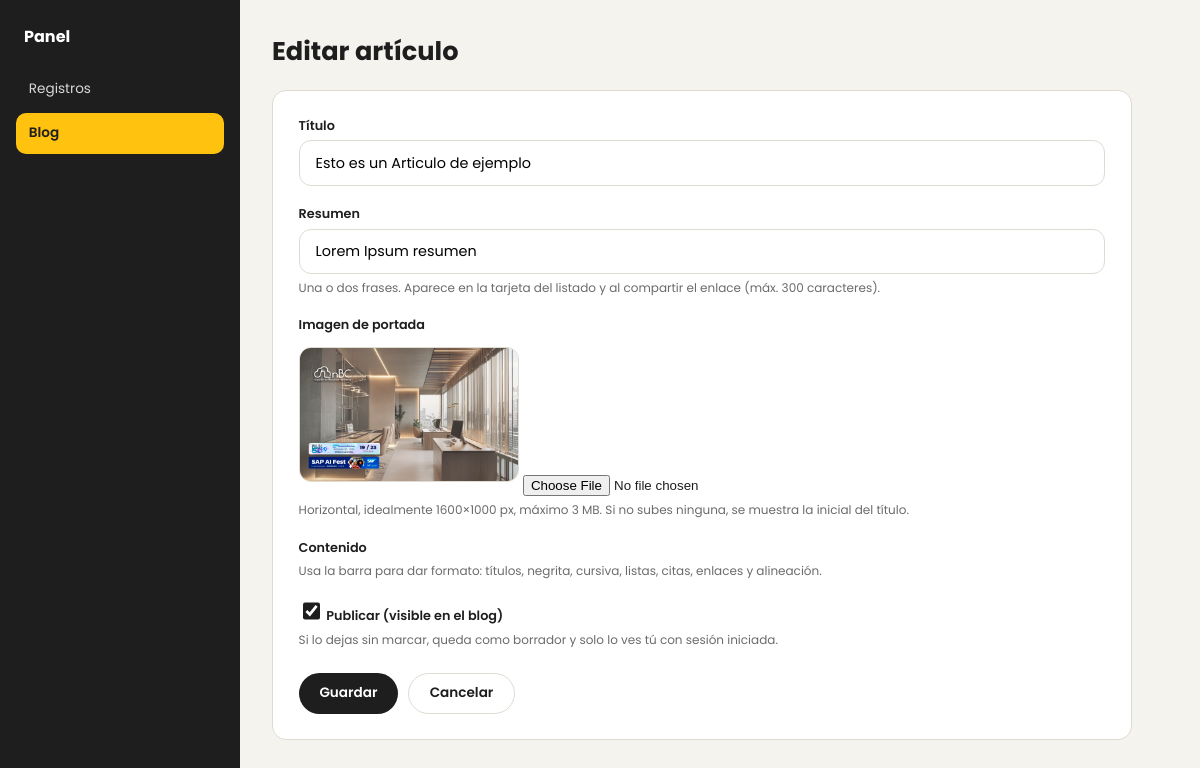
Screenshot of /panel/blog/4/editar/ (signed in) with the database file from the repository.
### app/models.py (models this page shows, shortened)
class Post(models.Model):
    titulo = models.CharField(max_length=200)
    slug = models.SlugField(max_length=220, unique=True, blank=True)
    resumen = models.CharField(max_length=300)
    portada = models.ImageField(upload_to="blog/", blank=True)
    contenido = models.TextField()
    publicado = models.BooleanField(default=False)
    fecha_publicacion = models.DateTimeField(null=True, blank=True)
    autor = models.ForeignKey(
        settings.AUTH_USER_MODEL, null=True, blank=True,
        on_delete=models.SET_NULL, related_name="posts",
    )
    creado = models.DateTimeField(auto_now_add=True)
    actualizado = models.DateTimeField(auto_now=True)
    class Meta:
        ordering = ["-fecha_publicacion", "-creado"]

### app/views.py (the view, shortened to what this page needs)
# urls.py: path("panel/blog/<int:pk>/editar/", views.panel_blog_form, name="panel_blog_editar"),
@solo_staff
def panel_blog_form(request, pk=None):
    post = get_object_or_404(Post, pk=pk) if pk else None
    form = PostForm(request.POST or None, request.FILES or None, instance=post)
    return render(request, "panel_blog_form.html", {"form": form, "post": post})

### app/forms.py (shortened to what this page needs)
class PostForm(forms.ModelForm):
    class Meta:
        model = Post
        fields = ["titulo", "resumen", "portada", "contenido", "publicado"]

### app/templates/panel_blog_form.html (shortened to what this page needs)
{% extends "panel_base.html" %}
{% block nav_blog %}activa{% endblock %}
{% block contenido %}
  <link href="https://cdn.jsdelivr.net/npm/quill@1.3.7/dist/quill.snow.css" rel="stylesheet">
  <div class="encabezado"><h2>{% if post %}Editar artículo{% else %}Nuevo artículo{% endif %}</h2></div>
  <form class="form" method="post" enctype="multipart/form-data" id="form-post">
    <div class="campo">
      <label for="{{ form.titulo.id_for_label }}">Título</label>
      {{ form.titulo }}
    </div>
    <div class="campo">
      <label for="{{ form.resumen.id_for_label }}">Resumen</label>
      {{ form.resumen }}
      <p class="ayuda">Una o dos frases. Aparece en la tarjeta del listado y al compartir el enlace (máx. 300 caracteres).</p>
    </div>
    <div class="campo">
      <label for="{{ form.portada.id_for_label }}">Imagen de portada</label>
      {% if post and post.portada %}<img class="actual" src="{{ post.portada.url }}" alt="Portada actual">{% endif %}
      <input type="file" name="portada" id="{{ form.portada.id_for_label }}" accept="image/*">
      <p class="ayuda">Horizontal, idealmente 1600×1000 px, máximo 3 MB. Si no subes ninguna, se muestra la inicial del título.</p>
    </div>
    <div class="campo">
      <span class="etiqueta" id="lbl-contenido">Contenido</span>
      <p class="ayuda">Usa la barra para dar formato: títulos, negrita, cursiva, listas, citas, enlaces y alineación.</p>
    </div>
    <div class="campo">
      <label class="check">{{ form.publicado }} Publicar (visible en el blog)</label>
      <p class="ayuda">Si lo dejas sin marcar, queda como borrador y solo lo ves tú con sesión iniciada.</p>
    </div>
    <div class="botones">
      <button class="btn oscuro" type="submit">Guardar</button>
      <a class="btn" href="{% url 'panel_blog' %}" style="background:#fff;border:1px solid var(--borde);">Cancelar</a>
    </div>
  </form>
{% endblock %}

### app/templates/panel_base.html (style rules this page uses)
:root { --amarillo:#FFC20E; --negro:#1E1E1E; --crema:#F4F3EE; --gris:#6B6B6B; --borde:#DEDBD2; }
*,*::before,*::after { box-sizing:border-box; }
body { margin:0; font-family:"Poppins",Arial,sans-serif; color:var(--negro); background:var(--crema); }
a { color:inherit; text-decoration:none; }
.encabezado { display:flex; justify-content:space-between; align-items:center; gap:1rem; flex-wrap:wrap; margin-bottom:1.2rem; }
.encabezado h2 { margin:0; font-size:1.6rem; }
.btn { display:inline-block; border:0; cursor:pointer; font:inherit; font-size:.85rem; font-weight:600; padding:.6rem 1.3rem; border-radius:999px; background:var(--amarillo); color:var(--negro); }
.btn.oscuro { background:var(--negro); color:#fff; }

### app/templates/panel_blog_form.html (style rules this page uses)
.form { background:#fff; border:1px solid var(--borde); border-radius:14px; padding:1.6rem; max-width:860px; }
.campo { margin-bottom:1.2rem; }
.campo label, .campo .etiqueta { display:block; font-size:.8rem; font-weight:600; margin-bottom:.35rem; }
.campo input[type=text], .campo textarea, .campo select { width:100%; font:inherit; font-size:.9rem; padding:.7rem 1rem; border:1px solid var(--borde); border-radius:12px; background:#fff; }
.ayuda { font-size:.75rem; color:var(--gris); margin:.3rem 0 0; }
.actual { width:220px; border-radius:12px; margin:.5rem 0; border:1px solid var(--borde); }
.check { display:flex; align-items:center; gap:.6rem; font-size:.9rem; font-weight:600; }
.check input { width:1.1rem; height:1.1rem; accent-color:var(--negro); }
.botones { display:flex; gap:.6rem; margin-top:1.5rem; flex-wrap:wrap; }

### rows the page displays
Post: titulo "Esto es un Articulo de ejemplo", resumen "Lorem Ipsum resumen", portada (picture), publicado "☑"
